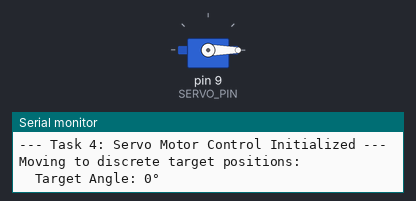
Bench run of a sketch on a simulated Arduino Uno, built with avr-gcc and run on an emulated ATmega328P. On the bench: servo, the last lines printed to the serial monitor.

Above: at 1.05 s.
At 3.5 s:
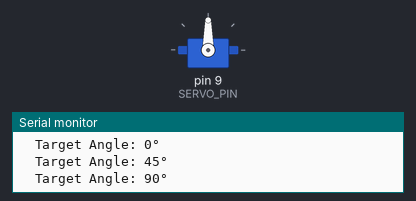
At 6.0 s:
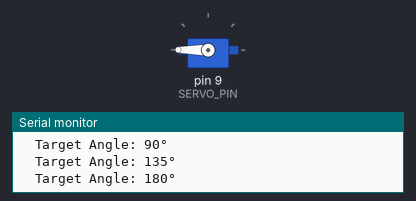
At 11.0 s:
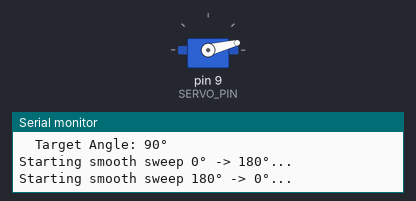
Timing chart, 0 to 15.5 s (numbered marks = the images above):
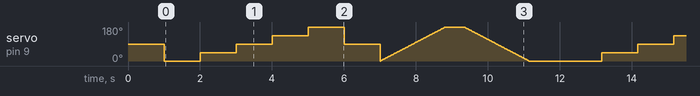

The sketch:

sketch.ino
```cpp
/*
 * Task 4: Servo Motor Angle and Sweep Control
 * Board: Arduino Uno
 * Actuator: SG90 / Standard Micro Servo
 *
 * Wiring:
 * - Servo Red (V+)     -> Arduino 5V
 * - Servo Brown (GND)  -> Arduino GND
 * - Servo Orange (PWM) -> Arduino Digital Pin 9 (~PWM)
 */

#include <Servo.h>

const int SERVO_PIN = 9;
Servo myServo;

void setup() {
  Serial.begin(9600);
  Serial.println(F("--- Task 4: Servo Motor Control Initialized ---"));

  // Attach the servo on pin 9 with standard pulse widths (544µs - 2400µs)
  myServo.attach(SERVO_PIN);

  // Center servo at 90 degrees on startup
  myServo.write(90);
  delay(1000);
}

void loop() {
  // Phase 1: Discrete target angles demonstration
  Serial.println(F("Moving to discrete target positions:"));
  int targetAngles[] = {0, 45, 90, 135, 180, 90};
  for (int i = 0; i < 6; i++) {
    int angle = targetAngles[i];
    Serial.print(F("  Target Angle: "));
    Serial.print(angle);
    Serial.println(F("°"));
    myServo.write(angle);
    delay(1000);
  }

  // Phase 2: Smooth sweep motion from 0° to 180° and back
  Serial.println(F("Starting smooth sweep 0° -> 180°..."));
  for (int pos = 0; pos <= 180; pos += 2) {
    myServo.write(pos);
    delay(20); // 20ms per 2-degree step
  }
  delay(500);

  Serial.println(F("Starting smooth sweep 180° -> 0°..."));
  for (int pos = 180; pos >= 0; pos -= 2) {
    myServo.write(pos);
    delay(20);
  }
  delay(1000);
}
```

Measured:
- by itself, servo on pin 9 (SERVO_PIN): moves between 0° and 180°, repeating every 11.2 s
